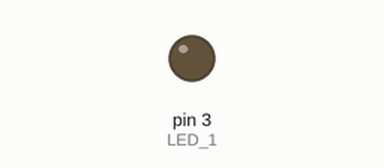
Simulated run of this sketch. Board: Arduino Uno, built with avr-gcc and run on an emulated ATmega328P. On the bench: output pins drawn as LEDs (lit = HIGH).

Above: at 0.05 s.
At 2.35 s:
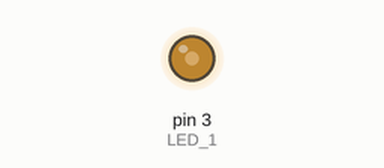
At 4.7 s:
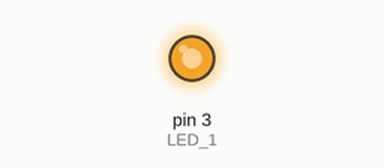
At 9.4 s:
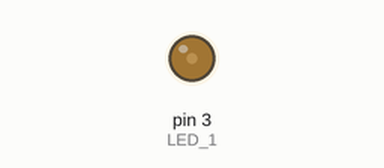
Timing chart, 0 to 13.5 s (numbered marks = the images above):
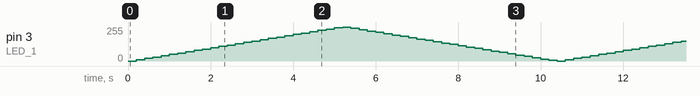

The sketch:

Exercise5.ino
```cpp
#define LED_1   3           //Plug the LED 1 in the PIN 3
#define INCREASE_TIME 200   // 0.2 sec


void setup() {
  pinMode(LED_1, OUTPUT); // Initialize the PWN pin as output
}

void loop() {
  // Increase the light of the LED
  for(int i=0; i<=255; i=i+10){
    analogWrite(LED_1,i);
    delay(INCREASE_TIME);
  }
  // Decrease the light of the LED
  for(int i=255; i>=0; i=i-10){
    analogWrite(LED_1,i);
    delay(INCREASE_TIME);
  }
}
```
